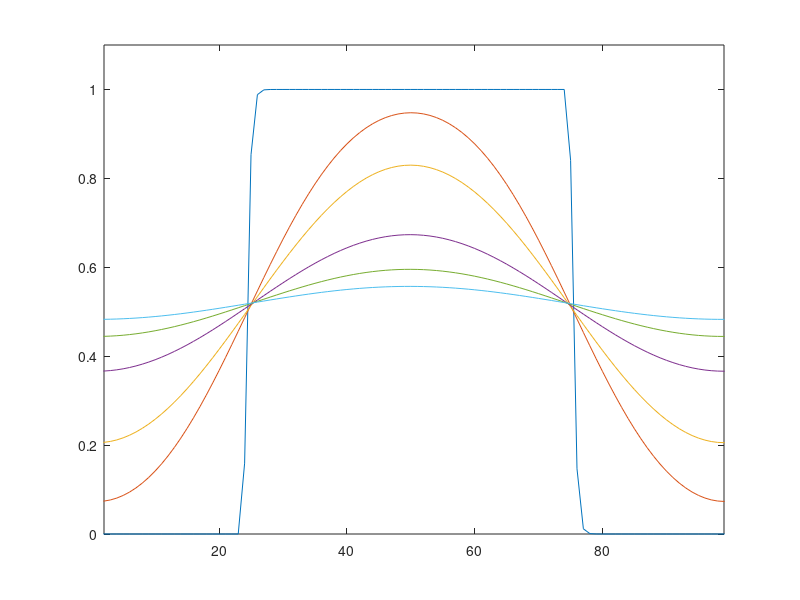

Reproduce this figure in MATLAB.
gridnumber=98;
viscosity=25;
length=100;
deltat=0.008;
step=4000;

deltax=length/(gridnumber-1);


for i=1:gridnumber+2
      x(i)=0+deltax*(i-2)
end

%--------IC----------------
for i=2:gridnumber+1
	u(1,i)=0;
end

for i=25:75
  u(1,i)=1;
end
%---------ghost cell------------------    
    u(1,1)=u(1,gridnumber+1);
    u(1,gridnumber+2)=u(1,2);

    matrixa=deltat*viscosity/(2*deltax*deltax);
    matrixb=-1-deltat*viscosity/(deltax*deltax);

  
    
for n=1:step

     matrixbprime(n,2)=matrixb;
  for i=3:gridnumber+1

     matrixbprime(n,i)=matrixb-matrixa*matrixa/matrixbprime(n,i-1);
  end

end




for n=1:step

      k(n,2)=-u(n,2)-viscosity*deltat*(u(n,3)-2*u(n,2)+u(n,1))/(2*deltax*deltax);
      kprime(n,2)=k(n,2)-matrixa*u(n,1);

      k(n,gridnumber+1)=-u(n,gridnumber+1)-viscosity*deltat*(u(n,gridnumber+2)-2*u(n,gridnumber+1)+u(n,gridnumber))/(2*deltax*deltax);
      k(n,gridnumber+1)=k(n,gridnumber+1)-matrixa*u(n,gridnumber+2);
    

  for i=3:gridnumber+1
     
      if i<gridnumber+1

      k(n,i)=-u(n,i)-viscosity*deltat*(u(n,i+1)-2*u(n,i)+u(n,i-1))/(2*deltax*deltax);

      end
     
      kprime(n,i)=k(n,i)-kprime(n,i-1)*matrixa/matrixbprime(n,i-1);

    
  end

      
      
      u(n+1,gridnumber+1)=kprime(n,gridnumber+1)/matrixbprime(n,gridnumber+1);

  for i=gridnumber:-1:2

      u(n+1,i)=(kprime(n,i)-matrixa*u(n,i+1))/matrixbprime(n,i);

  end
    
   
%-------update--ghost cell------------------    
   
    u(n+1,1)=u(n+1,gridnumber+1);
    u(n+1,gridnumber+2)=u(n+1,2);

end





plot(u(2,:));
axis ([2 99 0 1.1])
hold on;
plot(u(500,:));
plot(u(1000,:));
plot(u(2000,:));
plot(u(3000,:));
plot(u(4000,:));

